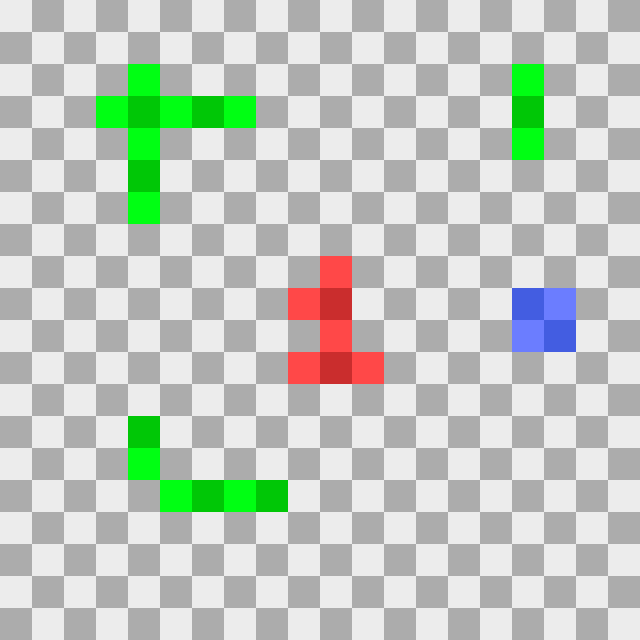

Tiled map render using the project's own tile images. Description and the whole map definition, tile-layer contents included, below:
An orthogonal 20x20 tile map with 32x32 px tiles, 1 tile layer (floor), 2 tilesets and 9 objects (6x wall, 2x spawn_point, portal).

<map version="1.10" tiledversion="1.11.0" orientation="orthogonal" renderorder="right-down" width="20" height="20" tilewidth="32" tileheight="32" infinite="0" nextlayerid="4" nextobjectid="15">
 <tileset firstgid="1" name="base_tileset" tilewidth="32" tileheight="32" tilecount="6" columns="2">
  <image source="../tilesets/base_tileset.png" trans="000000" width="64" height="96" />
 </tileset>
 <tileset firstgid="7" name="ext_base_tileset" tilewidth="32" tileheight="32" tilecount="2" columns="1">
  <image source="../tilesets/ext_base_tileset.png" trans="000000" width="32" height="64" />
 </tileset>
 <layer id="1" name="floor" width="20" height="20">
  <data encoding="csv">
1,2,1,2,1,2,1,2,1,2,1,2,1,2,1,2,1,2,1,2,
2,1,2,1,2,1,2,1,2,1,2,1,2,1,2,1,2,1,2,1,
1,2,1,2,7,2,1,2,1,2,1,2,1,2,1,2,7,2,1,2,
2,1,2,7,8,7,8,7,2,1,2,1,2,1,2,1,8,1,2,1,
1,2,1,2,7,2,1,2,1,2,1,2,1,2,1,2,7,2,1,2,
2,1,2,1,8,1,2,1,2,1,2,1,2,1,2,1,2,1,2,1,
1,2,1,2,7,2,1,2,1,2,1,2,1,2,1,2,1,2,1,2,
2,1,2,1,2,1,2,1,2,1,2,1,2,1,2,1,2,1,2,1,
1,2,1,2,1,2,1,2,1,2,3,2,1,2,1,2,1,2,1,2,
2,1,2,1,2,1,2,1,2,3,4,1,2,1,2,1,6,5,2,1,
1,2,1,2,1,2,1,2,1,2,3,2,1,2,1,2,5,6,1,2,
2,1,2,1,2,1,2,1,2,3,4,3,2,1,2,1,2,1,2,1,
1,2,1,2,1,2,1,2,1,2,1,2,1,2,1,2,1,2,1,2,
2,1,2,1,8,1,2,1,2,1,2,1,2,1,2,1,2,1,2,1,
1,2,1,2,7,2,1,2,1,2,1,2,1,2,1,2,1,2,1,2,
2,1,2,1,2,7,8,7,8,1,2,1,2,1,2,1,2,1,2,1,
1,2,1,2,1,2,1,2,1,2,1,2,1,2,1,2,1,2,1,2,
2,1,2,1,2,1,2,1,2,1,2,1,2,1,2,1,2,1,2,1,
1,2,1,2,1,2,1,2,1,2,1,2,1,2,1,2,1,2,1,2,
2,1,2,1,2,1,2,1,2,1,2,1,2,1,2,1,2,1,2,1
</data>
 </layer>
 <objectgroup id="3" name="objects">
  <object id="1" name="main" type="spawn_point" x="320" y="320">
   <properties>
    <property name="link" type="int" value="0" />
   </properties>
   <point />
  </object>
  <object id="2" name="map_2" type="portal" x="512" y="288" width="64" height="64">
   <properties>
    <property name="link" type="int" value="1" />
   </properties>
  </object>
  <object id="3" type="wall" x="512" y="64" width="32" height="96" />
  <object id="7" type="wall" x="128" y="64" width="32" height="160" />
  <object id="8" type="wall" x="96" y="96" width="32" height="32" />
  <object id="9" type="wall" x="160" y="96" width="96" height="32" />
  <object id="10" type="wall" x="128" y="416" width="32" height="64" />
  <object id="11" type="wall" x="160" y="480" width="128" height="32" />
  <object id="14" name="map_2" type="spawn_point" x="448" y="288">
   <properties>
    <property name="link" type="int" value="1" />
   </properties>
   <point />
  </object>
 </objectgroup>
</map>
